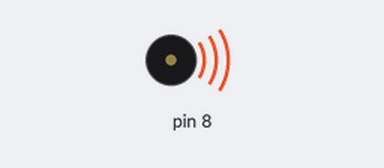
A sketch run on a simulated Arduino Uno, built with avr-gcc and run on an emulated ATmega328P. On the bench: buzzer (waves = sounding).

Above: at 0.5 s.
Timing chart, 0 to 4.6 s (numbered marks = the images above):
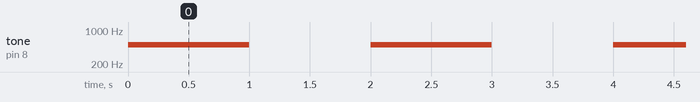

Measured:
- by itself, tone on pin 8: alternates 500 Hz for 1.0 s and silent for 1.0 s

The sketch:

piezo_buzzer.ino
```cpp
void setup() {
  pinMode(8,OUTPUT);
}

void loop() {
  tone(8, 500, 1000);
  delay(2000);
}
```
